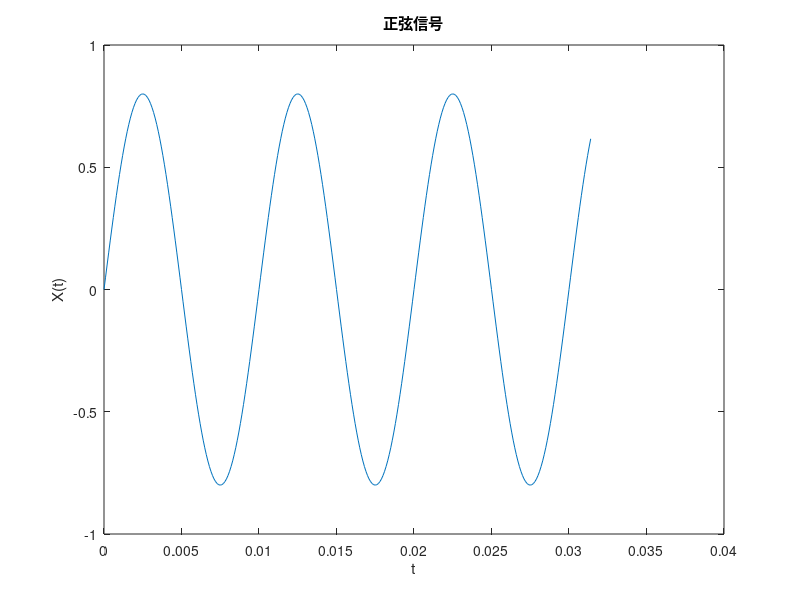

This chart was generated by the following MATLAB code:



Fs = 1000;                    % Sampling frequency
T = 1/Fs;                     % Sampling period
L = 1000;                     % Length of signal
% t = (0:L-1)*T;                % Time vector
t=0:0.0001:0.01*pi;

% s1=0.8*sin(2*pi*100*t);
s1=0.8*sin(100*2*pi*t);
noise=2*randn(size(t));

% X=s1+0.5*noise;
X=s1;
% subplot(4,1,1);
plot(t,s1) ;
title('正弦信号')
xlabel('t')
ylabel('X(t)')


% 
% 
% subplot(4,1,2);
% plot(t,noise);
% title('噪声信号')
% xlabel('t')
% ylabel('X(t)')
% 
% 
% 
% subplot(4,1,3);
% plot(t,X) ;
% title('正弦信号叠加噪声')
% xlabel('t')
% ylabel('X(t)')
% 
% 
% % 
% Y=fft(X);
% P2 = abs(Y/L);
% P1 = P2(1:L/2+1);
% P1(2:end-1) = 2*P1(2:end-1);
% f = Fs*(0:(L/2))/L;
% % 
% % subplot(4,1,4);
% plot(f,P1) 



